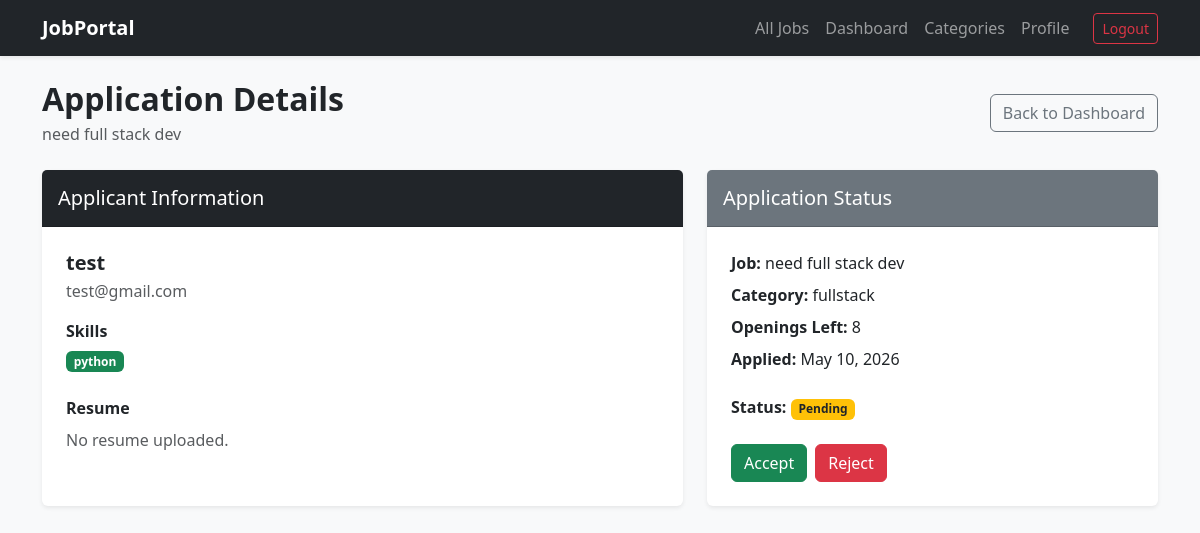
The app's page /application/4/ (signed in) with its own data.
### portal/models.py (models this page shows, shortened)
class JobApplication(models.Model):
    STATUS_PENDING = 'pending'
    STATUS_ACCEPTED = 'accepted'
    STATUS_REJECTED = 'rejected'
    STATUS_CHOICES = (
        (STATUS_PENDING, 'Pending'),
        (STATUS_ACCEPTED, 'Accepted'),
        (STATUS_REJECTED, 'Rejected'),
    )
    job = models.ForeignKey(JobPost, on_delete=models.CASCADE, related_name='applications')
    applicant = models.ForeignKey(CustomUser, on_delete=models.CASCADE, related_name='my_applications')
    status = models.CharField(max_length=10, choices=STATUS_CHOICES, default=STATUS_PENDING)
    applied_at = models.DateTimeField(auto_now_add=True)
    class Meta:
        unique_together = ('job', 'applicant')

class JobPost(models.Model):
    recruiter = models.ForeignKey(CustomUser, on_delete=models.CASCADE, related_name='jobs_posted')
    title = models.CharField(max_length=200)
    number_of_openings = models.PositiveIntegerField()
    category = models.ForeignKey(JobCategory, on_delete=models.PROTECT, related_name='jobs')
    job_description = models.TextField()
    required_skills = models.CharField(max_length=255)
    created_at = models.DateTimeField(auto_now_add=True)

class CustomUser(AbstractUser):
    USER_TYPE_CHOICES = (
        ('recruiter', 'Recruiter'),
        ('jobseeker', 'Job Seeker'),
    )
    display_name = models.CharField(max_length=100)
    role = models.CharField(max_length=15, choices=USER_TYPE_CHOICES, blank=True)

class JobSeekerProfile(models.Model):
    user = models.OneToOneField(CustomUser, on_delete=models.CASCADE, related_name='jobseeker_profile')
    skills_set = models.CharField(max_length=255)
    resume = models.FileField(upload_to='resumes/',null=True, blank=True)

class JobCategory(models.Model):
    name = models.CharField(max_length=100, unique=True)
    class Meta:
        ordering = ['name']
    def __str__(self):
        return self.name

### portal/views.py (the view)
# urls.py: path('application/<int:application_id>/', views.application_detail, name='application-detail'),
@login_required
def application_detail(request, application_id):
    application = get_object_or_404(
        JobApplication.objects.select_related('job', 'applicant', 'applicant__jobseeker_profile'),
        id=application_id,
        job__recruiter=request.user,
    )
    profile_obj = getattr(application.applicant, 'jobseeker_profile', None)
    profile_skills = []
    if profile_obj:
        profile_skills = [skill.strip() for skill in profile_obj.skills_set.split(',') if skill.strip()]
    return render(request, 'portal/application_detail.html', {
        'application': application,
        'profile_obj': profile_obj,
        'profile_skills': profile_skills,
    })

### portal/templates/portal/application_detail.html (shortened to what this page needs)
{% extends 'base.html' %}
{% block content %}
<div class="d-flex justify-content-between align-items-center mb-4 mt-3">
    <div>
        <h2 class="fw-bold mb-1">Application Details</h2>
        <p class="text-muted mb-0">{{ application.job.title }}</p>
    </div>
    <a href="{% url 'dashboard' %}" class="btn btn-outline-secondary">Back to Dashboard</a>
</div>
<div class="row">
    <div class="col-md-7 mb-4">
        <div class="card shadow-sm border-0 h-100">
            <div class="card-header bg-dark text-white py-3">
                <h5 class="mb-0">Applicant Information</h5>
            </div>
            <div class="card-body p-4">
                <h5 class="fw-bold mb-1">{{ application.applicant.display_name }}</h5>
                <p class="text-muted mb-3">{{ application.applicant.email|default:"No email added" }}</p>
                <div class="mb-4">
                    <strong class="d-block mb-2">Skills</strong>
                    <div class="d-flex flex-wrap gap-2">
                        {% for skill in profile_skills %}
                            <span class="badge bg-success">{{ skill }}</span>
                        {% empty %}
                            <span class="text-muted">No skills added.</span>
                        {% endfor %}
                    </div>
                </div>
                <div>
                    <strong class="d-block mb-2">Resume</strong>
                    {% if profile_obj.resume %}
                        <p class="text-muted small mb-2">{{ profile_obj.resume.name }}</p>
                        <a href="{{ profile_obj.resume.url }}" class="btn btn-outline-primary btn-sm" target="_blank">View Resume</a>
                    {% else %}
                        <span class="text-muted">No resume uploaded.</span>
                    {% endif %}
                </div>
            </div>
        </div>
    </div>
    <div class="col-md-5 mb-4">
        <div class="card shadow-sm border-0 h-100">
            <div class="card-header bg-secondary text-white py-3">
                <h5 class="mb-0">Application Status</h5>
            </div>
            <div class="card-body p-4">
                <p class="mb-2"><strong>Job:</strong> {{ application.job.title }}</p>
                <p class="mb-2"><strong>Category:</strong> {{ application.job.category }}</p>
                <p class="mb-2"><strong>Openings Left:</strong> {{ application.job.number_of_openings }}</p>
                <p class="mb-4"><strong>Applied:</strong> {{ application.applied_at|date:"M d, Y" }}</p>
                <p class="mb-4">
                    <strong>Status:</strong>
                    <span class="badge bg-{% if application.status == 'accepted' %}success{% elif application.status == 'rejected' %}danger{% else %}warning text-dark{% endif %}">
                        {{ application.get_status_display }}
                    </span>
                </p>
                <div class="d-flex gap-2">
                    {% if application.status != 'accepted' %}
                        <form method="POST" action="{% url 'accept-application' application.id %}">
                            <button type="submit" class="btn btn-success">Accept</button>
                        </form>
                    {% endif %}
                    {% if application.status != 'rejected' %}
                        <form method="POST" action="{% url 'reject-application' application.id %}">
                            <button type="submit" class="btn btn-danger">Reject</button>
                        </form>
                    {% endif %}
                </div>
            </div>
        </div>
    </div>
</div>
{% endblock %}

### records on screen
JobApplication: job "need full stack dev", applicant.display_name "test", applicant.email "test@gmail.com", job.category "fullstack", job.number_of_openings "8", applied_at "May 10, 2026", status "Pending"
JobSeekerProfile: profile_skills "python"
